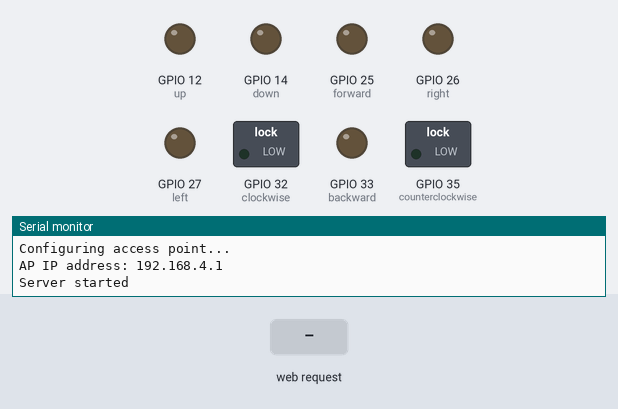
The sketch below on a simulated ESP32. On the bench: switched loads named in the sketch (green lamp = pin HIGH), output pins drawn as LEDs (lit = HIGH), the last lines printed to the serial monitor. Inputs (shaded band) come from the test bench.

Above: at 1.2 s.
1.3 s: HTTP request GET /u received
At 2.5 s:
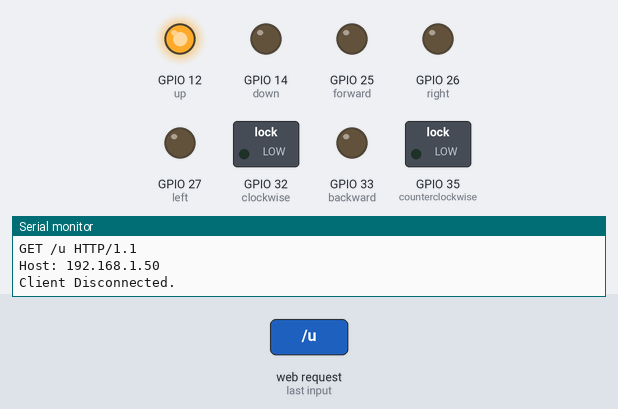
2.8 s: HTTP request GET /l received
At 3.6 s:
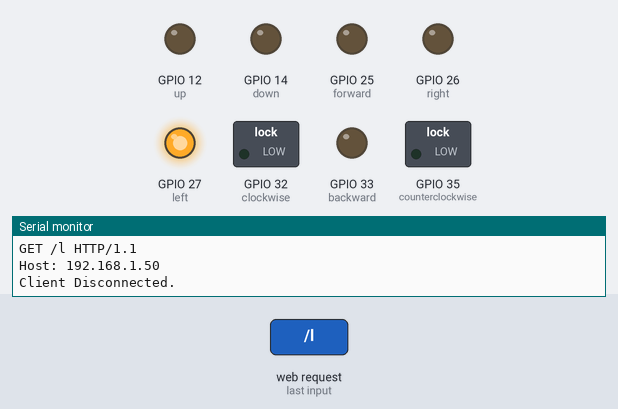
4.3 s: HTTP request GET /r received
At 4.8 s:
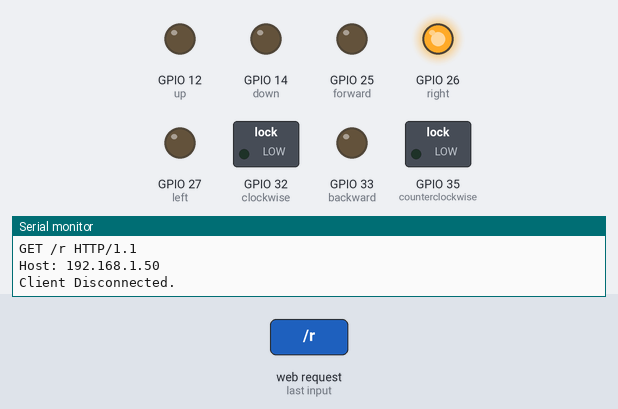
5.8 s: HTTP request GET /f received
At 7.0 s:
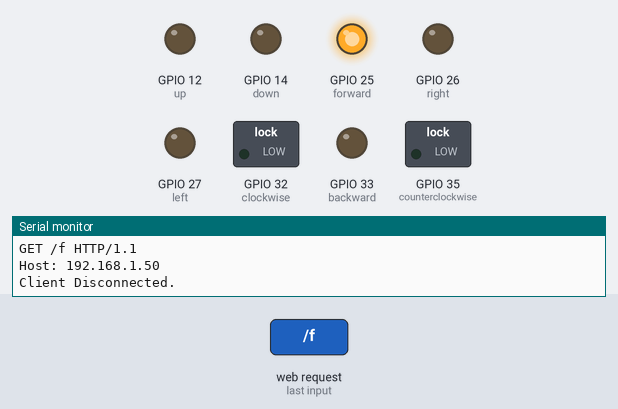
7.3 s: HTTP request GET /b received
At 8.3 s:
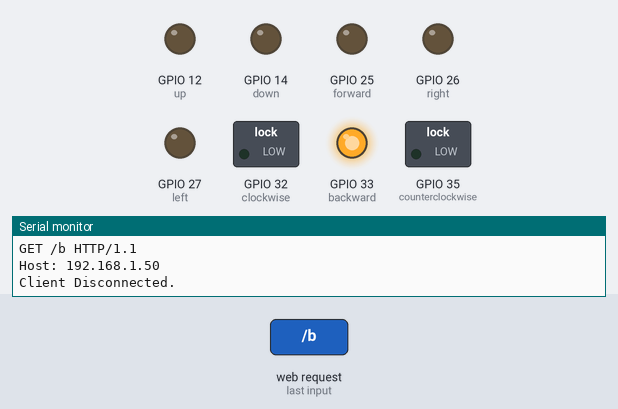
8.8 s: HTTP request GET /c received
At 9.4 s:
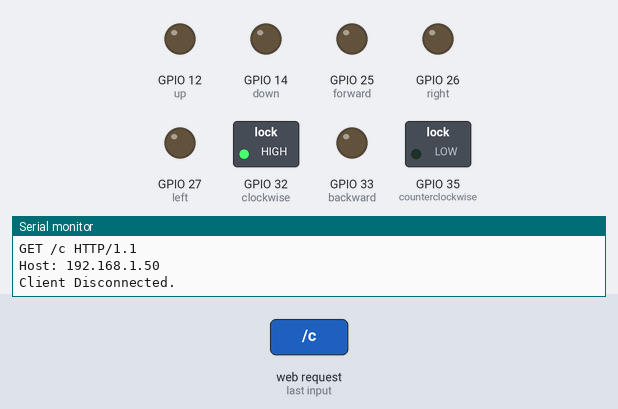
Timing chart, 0 to 11.3 s (numbered marks = the images above; inputs shaded):
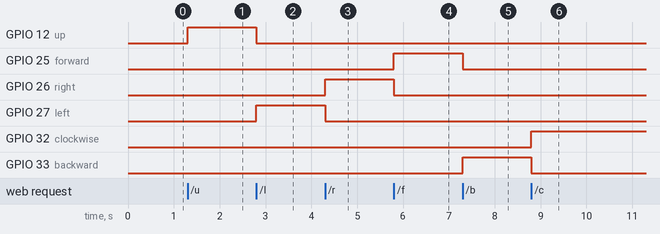

Measured:
- after the input at 1.3 s, GPIO 12 (up): LOW → HIGH at once
- after the input at 2.8 s, GPIO 12 (up): HIGH → LOW at once; GPIO 27 (left): LOW → HIGH at once
- after the input at 4.3 s, GPIO 26 (right): LOW → HIGH at once; GPIO 27 (left): HIGH → LOW at once
- after the input at 5.8 s, GPIO 25 (forward): LOW → HIGH at once; GPIO 26 (right): HIGH → LOW at once
- after the input at 7.3 s, GPIO 25 (forward): HIGH → LOW at once; GPIO 33 (backward): LOW → HIGH at once
- after the input at 8.8 s, GPIO 32 (clockwise): LOW → HIGH at once; GPIO 33 (backward): HIGH → LOW at once

The sketch:

WiFiAccessPoint33.ino
```cpp
/*
  WiFiAccessPoint.ino creates a WiFi access point and provides a web server on it.

  Steps:
  1. Connect to the access point "yourAp"
  2. Point your web browser to http://192.168.4.1/H to turn the LED on or http://192.168.4.1/L to turn it off
     OR
     Run raw TCP "GET /H" and "GET /L" on PuTTY terminal with 192.168.4.1 as IP address and 80 as port

  Created for arduino-esp32 on 04 July, 2018
  by Elochukwu Ifediora (fedy0)
*/
/* pins I need
 *  D12-up
 *  D14-down
 *  D27-left
 *  D26-right
 *  D25-Fwd
 *  D33-bwd
 *  D32-clockwize
 *  D35-counterclock
 */

#include <WiFi.h>
#include <WiFiClient.h>
#include <WiFiAP.h>

#define LED_BUILTIN 2   // Set the GPIO pin where you connected your test LED or comment this line out if your dev board has a built-in LED
#define up 12
#define down 14
#define left 27
#define right 26
#define forward 25
#define backward 33
#define clockwise 32
#define counterclockwise 35

// Set these to your desired credentials.
const char *ssid = "Group3-1";
const char *password = "gg";

WiFiServer server(80);


void setup() {
  pinMode(up, OUTPUT);
  pinMode(down, OUTPUT);
  pinMode(left, OUTPUT);
  pinMode(right, OUTPUT);
  pinMode(forward, OUTPUT);
  pinMode(backward, OUTPUT);
  pinMode(clockwise, OUTPUT);
  pinMode(counterclockwise, OUTPUT);

  Serial.begin(115200);
  Serial.println();
  Serial.println("Configuring access point...");

  // You can remove the password parameter if you want the AP to be open.
  WiFi.softAP(ssid, password);
  IPAddress myIP = WiFi.softAPIP();
  Serial.print("AP IP address: ");
  Serial.println(myIP);
  server.begin();

  Serial.println("Server started");
}

void loop() {
  WiFiClient client = server.available();   // listen for incoming clients

  if (client) {                             // if you get a client,
    Serial.println("New Client.");           // print a message out the serial port
    String currentLine = "";                // make a String to hold incoming data from the client
    while (client.connected()) {            // loop while the client's connected
      if (client.available()) {             // if there's bytes to read from the client,
        char c = client.read();             // read a byte, then
        Serial.write(c);                    // print it out the serial monitor
        if (c == '\n') {                    // if the byte is a newline character

          // if the current line is blank, you got two newline characters in a row.
          // that's the end of the client HTTP request, so send a response:
          if (currentLine.length() == 0) {
            // HTTP headers always start with a response code (e.g. HTTP/1.1 200 OK)
            // and a content-type so the client knows what's coming, then a blank line:
            client.println("HTTP/1.1 200 OK");
            client.println("Content-type:text/html");
            client.println();

            // the content of the HTTP response follows the header:
            client.print("<center> welcome to Jesus U quad control page<br>");
            client.print("<button> <a href=\"/u\">Up</a></button>.<br>");
            client.print("<button> <a href=\"/d\">down</a></button>.<br>");
            client.print("<button> <a href=\"/l\">left</a></button>.<br>");
            client.print("<button> <a href=\"/f\">forward</a></button>.<br>");
            client.print("<button> <a href=\"/b\">backword</a></button>.<br>");
            client.print("<button> <a href=\"/r\">right</a></button>.<br>");
            client.print("<button> <a href=\"/c\">clockwize</a></button>.<br>");
            client.print("<button> <a href=\"/cc\">counterclockwize</a></button>.<br>");

            // The HTTP response ends with another blank line:
            client.println();
            // break out of the while loop:
            break;
          } else {    // if you got a newline, then clear currentLine:
            currentLine = "";
          }
        } else if (c != '\r') {  // if you got anything else but a carriage return character,
          currentLine += c;      // add it to the end of the currentLine
        }

        // Check to see if the client request was "GET /H" or "GET /L":
        if (currentLine.endsWith("GET /u")) {
           digitalWrite(up, HIGH);
           digitalWrite(down, LOW);
           digitalWrite(left, LOW);
           digitalWrite(right, LOW);
           digitalWrite(forward, LOW);
           digitalWrite(backward, LOW);
           digitalWrite(clockwise, LOW);
           digitalWrite(counterclockwise, LOW);


                  // GET /H turns the LED on
        }
        if (currentLine.endsWith("GET / d")) {
           digitalWrite(up, LOW);
           digitalWrite(down, HIGH);
           digitalWrite(left, LOW);
           digitalWrite(right, LOW);
           digitalWrite(forward, LOW);
           digitalWrite(backward, LOW);
           digitalWrite(clockwise, LOW);
           digitalWrite(counterclockwise, LOW);

                          // GET /L turns the LED off
        }
        if (currentLine.endsWith("GET /l")) {
           digitalWrite(up, LOW);
           digitalWrite(down, LOW);
           digitalWrite(left, HIGH);
           digitalWrite(right, LOW);
           digitalWrite(forward, LOW);
           digitalWrite(backward, LOW);
           digitalWrite(clockwise, LOW);
           digitalWrite(counterclockwise, LOW);
        }
                          // GET /L turns the LED off

         if (currentLine.endsWith("GET /r")) {
           digitalWrite(up, LOW);
           digitalWrite(down, LOW);
           digitalWrite(left, LOW);
           digitalWrite(right, HIGH);
           digitalWrite(forward, LOW);
           digitalWrite(backward, LOW);
           digitalWrite(clockwise, LOW);
           digitalWrite(counterclockwise, LOW);
         }

                          // GET /L turns the LED off

         if (currentLine.endsWith("GET /f")) {
           digitalWrite(up, LOW);
           digitalWrite(down, LOW);
           digitalWrite(left, LOW);
           digitalWrite(right, LOW);
           digitalWrite(forward, HIGH);
           digitalWrite(backward, LOW);
           digitalWrite(clockwise, LOW);
           digitalWrite(counterclockwise, LOW);
         }
                          // GET /L turns the LED off

         if (currentLine.endsWith("GET /b")) {
           digitalWrite(up, LOW);
           digitalWrite(down, LOW);
           digitalWrite(left, LOW);
           digitalWrite(right, LOW);
           digitalWrite(forward, LOW);
           digitalWrite(backward, HIGH);
           digitalWrite(clockwise, LOW);
           digitalWrite(counterclockwise, LOW);
         }
                          // GET /L turns the LED off

         if (currentLine.endsWith("GET /c")) {
           digitalWrite(up, LOW);
           digitalWrite(down, LOW);
           digitalWrite(left, LOW);
           digitalWrite(right, LOW);
           digitalWrite(forward, LOW);
           digitalWrite(backward, LOW);
           digitalWrite(clockwise, HIGH);
           digitalWrite(counterclockwise, LOW);

                          // GET /L turns the LED off
        }


         if (currentLine.endsWith("GET /cc")) {
           digitalWrite(up, LOW);
           digitalWrite(down, LOW);
           digitalWrite(left, LOW);
           digitalWrite(right, LOW);
           digitalWrite(forward, LOW);
           digitalWrite(backward, LOW);
           digitalWrite(clockwise, LOW);
           digitalWrite(counterclockwise, HIGH);

                          // GET /L turns the LED off
        }

        if (currentLine.endsWith("GET /s")) {
           digitalWrite(up, LOW);
           digitalWrite(down, LOW);
           digitalWrite(left, LOW);
           digitalWrite(right, LOW);
           digitalWrite(forward, LOW);
           digitalWrite(backward, LOW);
           digitalWrite(clockwise, LOW);
           digitalWrite(counterclockwise, LOW);

                          // GET /L turns the LED off
        }
      }
    }
    // close the connection:
    client.stop();
    Serial.println("Client Disconnected.");
  }
}
```
